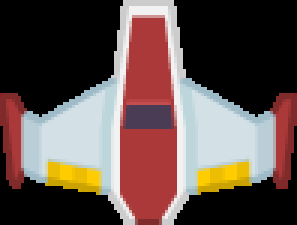
#> input picture player.png, 99 x 75 px, given in place of the camera (shown 3 times larger)
$ python color_detection.py
#> lines starting #> are read from the running program, lines starting #| are printed output that depends on the picture; after the words box and inside, x2 and y2 are one past the last pixel; in counts of white or black regions, pixels touching at a corner belong together
### proyecto1_modificando.py
# -*- coding: utf-8 -*-
import cv2
import numpy as np
frameWidth = 640
frameHeight = 480
cap = cv2.VideoCapture(0)
cap.set(3, frameWidth)
cap.set(4, frameHeight)
cap.set(10,150)

myColors = [[114,128,142,255,73,255],[48,78,56,188,64,255]]


myColorValues = [[0,0,255],          ## BGR
                 [0,0,255]]

myPoints =  []  ## [x , y , colorId ]

# [15 lines left out: function findColor, not called in this run]

def getContours(img):
    contours,hierarchy = cv2.findContours(img,cv2.RETR_EXTERNAL,cv2.CHAIN_APPROX_NONE)
    x,y,w,h = -1,-1,-1,-1
    #print(contours)
    for cnt in contours:
        area = cv2.contourArea(cnt)
        if area>50:
            #cv2.drawContours(imgResult, cnt, -1, (255, 0, 0), 3)
            peri = cv2.arcLength(cnt,True)
            approx = cv2.approxPolyDP(cnt,0.02*peri,True)
            x, y, w, h = cv2.boundingRect(approx)
    return x+w//2,y

def drawOnCanvas(myPoints,myColorValues):
    for point in myPoints:
        cv2.circle(imgResult, (point[0], point[1]), 10, myColorValues[point[2]], cv2.FILLED)


# [30 lines that do not run on import are left out]

### color_detection.py
# Resource obtained from https://github.com/murtazahassan
# It allows us to obtain parameters to detect an object


import cv2
import numpy as np
from proyecto1_modificando import getContours
frameWidth = 640
frameHeight = 480
mix=0
miy=0

cap = cv2.VideoCapture(0)
cap.set(3, frameWidth)
cap.set(4, frameHeight)
frameCounter = 0


def empty(a):
    pass

cv2.namedWindow("HSV")
cv2.resizeWindow("HSV", 640, 240)
cv2.createTrackbar("HUE Min", "HSV", 0, 179, empty)
#> slider 'HUE Min' is set to 35
cv2.createTrackbar("HUE Max", "HSV", 179, 179, empty)
cv2.createTrackbar("SAT Min", "HSV", 0, 255, empty)
#> slider 'SAT Min' is set to 51
cv2.createTrackbar("SAT Max", "HSV", 255, 255, empty)
cv2.createTrackbar("VALUE Min", "HSV", 0, 255, empty)
#> slider 'VALUE Min' is set to 51
cv2.createTrackbar("VALUE Max", "HSV", 255, 255, empty)


while True:
    frameCounter +=1
    if cap.get(cv2.CAP_PROP_FRAME_COUNT) ==frameCounter:
        cap.set(cv2.CAP_PROP_POS_FRAMES,0)
        frameCounter=0

    _, img = cap.read()
#> img is the input picture: shape (75, 99, 3); mean B, G, R 74.3, 79.4, 97.9
    imgHsv = cv2.cvtColor(img, cv2.COLOR_BGR2HSV)
#> imgHsv: shape (75, 99, 3); mean H, S, V 24.2, 48.3, 103.2

    h_min = cv2.getTrackbarPos("HUE Min", "HSV")
    h_max = cv2.getTrackbarPos("HUE Max", "HSV")
    s_min = cv2.getTrackbarPos("SAT Min", "HSV")
    s_max = cv2.getTrackbarPos("SAT Max", "HSV")
    v_min = cv2.getTrackbarPos("VALUE Min", "HSV")
    v_max = cv2.getTrackbarPos("VALUE Max", "HSV")
    print(h_min)

    lower = np.array([h_min, s_min, v_min])
    upper = np.array([h_max, s_max, v_max])
    mask = cv2.inRange(imgHsv, lower, upper)
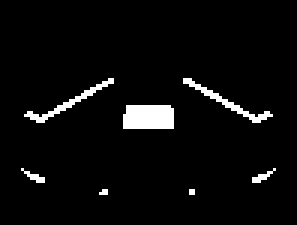
#> mask: shape (75, 99) (shown 3 times larger); 4.1% white; 7 white regions (4 under 20 px)
    try:
        mix,miy = getContours(mask)
#> in getContours, `contours,hierarchy = cv2.findContours(img,cv2.RETR_EXTERNAL,cv2.CHAIN_..`: contours = 7 contours, 4 with area under 20; largest, box (x1, y1, x2, y2) and area: (41, 35, 58, 43) 109, (61, 26, 91, 41) 38, (8, 26, 38, 41) 36
#> the loop in getContours, `for cnt in contours:` made 7 passes
#> (area, peri, approx, x, y, w, h) on pass 5: (109, 44.83, [[42, 35], [41, 42], [57, 42], [56, 35]], 41, 35, 17, 8)
#> area on passes 6 to 7: 38.5, 36.5
#> mix = 49; miy = 35
        print("x,y:",mix,",",miy)
#| x,y: 49 , 35
    except:
        print("aaaa")
    result = cv2.bitwise_and(img, img, mask=mask)
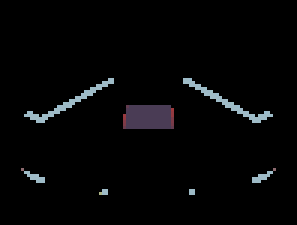
#> result: shape (75, 99, 3) (shown 3 times larger); mean B, G, R 6.1, 5.4, 5.1

    mask = cv2.cvtColor(mask, cv2.COLOR_GRAY2BGR)
#> mask: shape (75, 99, 3); 4.1% white; 7 white regions (4 under 20 px), largest, box (x1, y1, x2, y2) and area: (41, 35, 58, 43) 132, (61, 26, 91, 41) 69, (8, 26, 38, 41) 67


    hStack = np.hstack([img, mask, result])
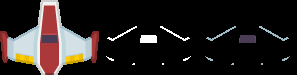
#> hStack: shape (75, 297, 3); mean B, G, R 30.3, 31.8, 37.9
    cv2.imshow('Horizontal Stacking', hStack)
    if cv2.waitKey(1) and 0xFF == ord('q'):
#> (key q is pressed here)
        break

cap.release()
cv2.destroyAllWindows()
